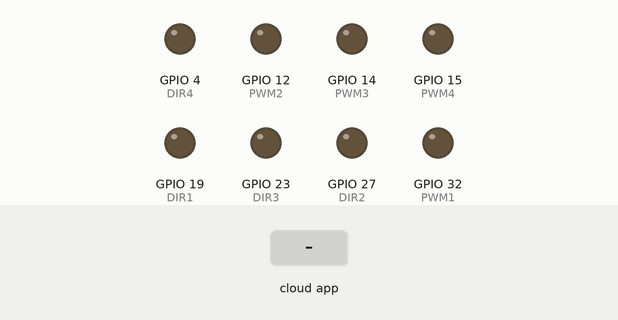
The sketch below on a simulated ESP32. Parts: output pins drawn as LEDs (lit = HIGH). The inputs (shaded band) are chosen by the test bench. The ROS host is connected and sends only what is stated.

Above: at 2.8 s.
2.9 s: the phone or cloud app sets dist to -100
At 3.2 s:
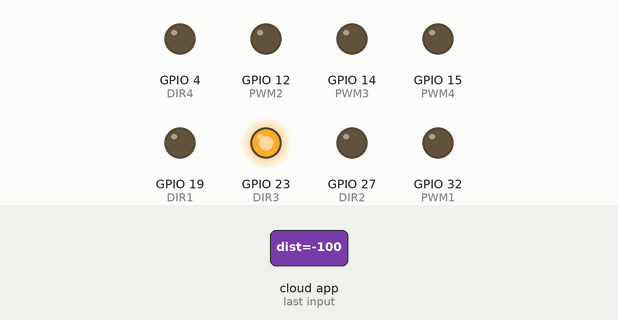
4.4 s: the phone or cloud app sets dist to 100
At 5.5 s:
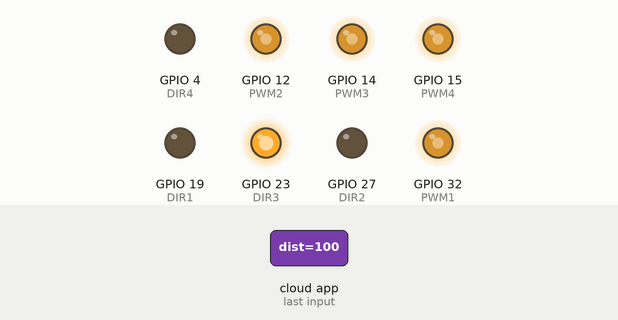
Timing chart, 0 to 7.4 s (numbered marks = the images above; inputs shaded):
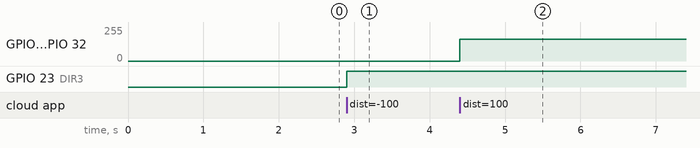

The sketch:

FinaleAtoB.ino
```cpp
/*
 * rosserial PubSub Example
 * Prints "hello world!" and toggles led
 */
#include <ArduinoHardware.h>
#include <ros.h>
#include <std_msgs/String.h>
#include <std_msgs/Float32.h>
#include <std_msgs/Float64.h>
#include <std_msgs/Empty.h>

int PWM1 = 32;   //Front Right
int DIR1 = 19;
int PWM2 = 12;   //Front Left
int DIR2 = 27;
int PWM3 = 14;      //Back Right
int DIR3 = 23;
int PWM4 = 15;      //Back Left
int DIR4 = 4;
int PWM;
bool count = true;
ros::NodeHandle  nh;
std_msgs::Float64  msg1;
ros::Publisher pub("check",&msg1);
float distance;
void callback(const std_msgs::Float64 &msg){
     // blink the led
   distance = msg.data;
   //msg1.data = distance;
   pub.publish(&msg1);
   if(distance > 4){
        PWM = 165;
        analogWrite(PWM1,PWM);
        digitalWrite(DIR1,LOW);
        analogWrite(PWM2,PWM);
        digitalWrite(DIR2,LOW);
        analogWrite(PWM3,PWM);
        digitalWrite(DIR3,HIGH);
        analogWrite(PWM4,PWM);
        digitalWrite(DIR4,LOW);
    msg1.data = 1;
    pub.publish(&msg1);
    }
    else if(distance < 4 && distance > 2){
    PWM = distance*43.5;
        analogWrite(PWM1,PWM);
        digitalWrite(DIR1,LOW);
        analogWrite(PWM2,PWM);
        digitalWrite(DIR2,LOW);
        analogWrite(PWM3,PWM);
        digitalWrite(DIR3,HIGH);
        analogWrite(PWM4,PWM);
        digitalWrite(DIR4,LOW);
    msg1.data = 2;
    pub.publish(&msg1);
    }
    else {
        analogWrite(PWM1,0);
        digitalWrite(DIR1,LOW);
        analogWrite(PWM2,0);
        digitalWrite(DIR2,LOW);
        analogWrite(PWM3,0);
        digitalWrite(DIR3,HIGH);
        analogWrite(PWM4,0);
        digitalWrite(DIR4,LOW);
    msg1.data = 3;
    pub.publish(&msg1);
  }
}
ros::Subscriber<std_msgs::Float64> sub("dist", callback);


void setup()
{
  pinMode(PWM1,OUTPUT);
  pinMode(DIR1,OUTPUT);
  pinMode(PWM2,OUTPUT);
  pinMode(DIR2,OUTPUT);
  pinMode(PWM3,OUTPUT);
  pinMode(DIR3,OUTPUT);
  pinMode(PWM4,OUTPUT);
  pinMode(DIR4,OUTPUT);
  nh.getHardware()-> setBaud(57600);
  nh.initNode();
  nh.advertise(pub);
  nh.subscribe(sub);
}

void loop()
{
  if(count == true){
    delay(2000);
    count = false;
  }
  nh.spinOnce();
  /*if(distance > 4){
  analogWrite(PWMR,175);   //forward
  digitalWrite(DIRR,LOW);
  analogWrite(PWML,175);
  digitalWrite(DIRL,HIGH);
  msg1.data = 1;
  //pub.publish(&msg1);
  }
  else if(distance < 4 && distance > 2){
  analogWrite(PWMR,distance*43.5);   //forward
  digitalWrite(DIRR,LOW);
  analogWrite(PWML,distance*43.5);
  digitalWrite(DIRL,HIGH);
  msg1.data = 2;
  //pub.publish(&msg1);
  }
  else {
  analogWrite(PWMR,0);   //forward
  digitalWrite(DIRR,LOW);
  analogWrite(PWML,0);
  digitalWrite(DIRL,HIGH);
  msg1.data = 3;
  //pub.publish(&msg1);
  }*/
}
```

Measured:
- after the input at 2.9 s, GPIO 23 (DIR3): LOW → HIGH at once
- after the input at 4.4 s, GPIO 12 (PWM2), GPIO 14 (PWM3), GPIO 15 (PWM4), GPIO 32 (PWM1): 0/255 → 165/255 at once
